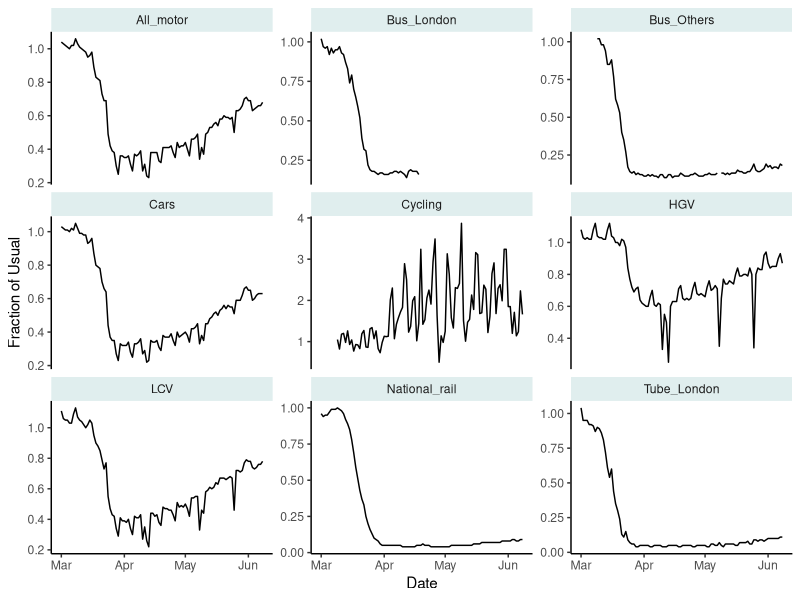
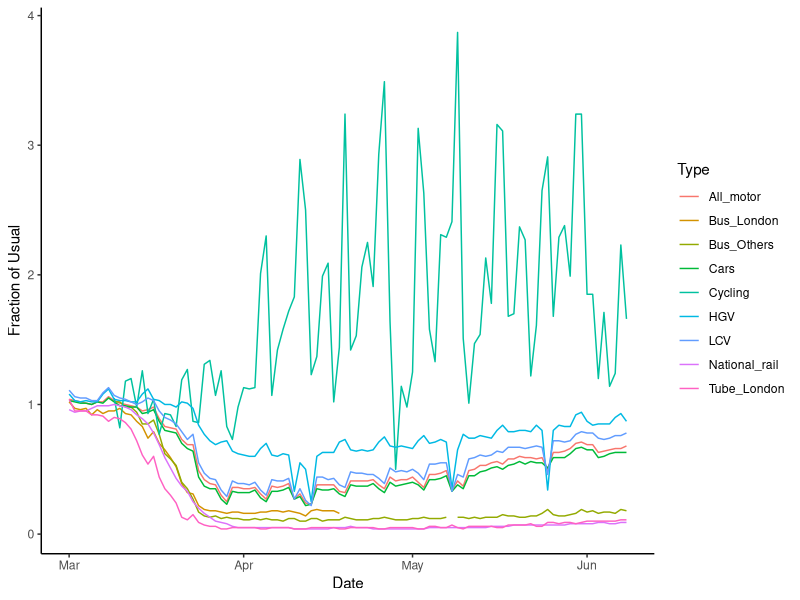
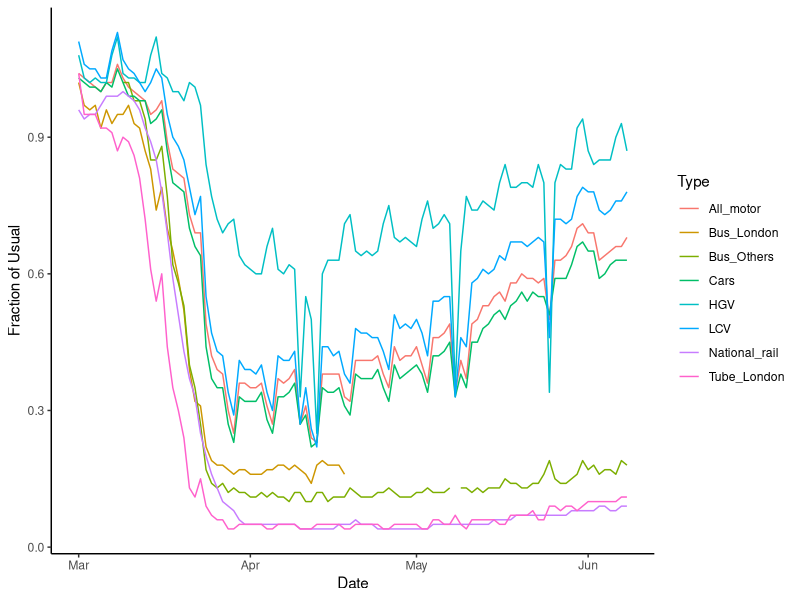

These charts were generated, in order, by the following R code:
library(tidyverse)
library(lubridate)

transport <- read_csv('transport.csv') %>%
  mutate(Date = dmy(Date)) %>%
  gather('Type', 'Fraction_normal', Cars:Cycling)

transport %>%
  ggplot() +
  geom_line(aes(Date, Fraction_normal)) +
  facet_wrap(~Type, scales='free_y') +
  xlab('Date') + ylab('Fraction of Usual') +
  theme_classic() + 
  theme(strip.background = element_rect(color="black", fill="azure2", size=0.0, linetype="solid"))

transport %>%
  ggplot() +
  geom_line(aes(Date, Fraction_normal, group=Type, colour=Type)) +
  xlab('Date') + ylab('Fraction of Usual') +
  theme_classic()

transport %>%
  filter(Type != 'Cycling') %>%
  ggplot() +
  geom_line(aes(Date, Fraction_normal, group=Type, colour=Type)) +
  xlab('Date') + ylab('Fraction of Usual') +
  theme_classic()
